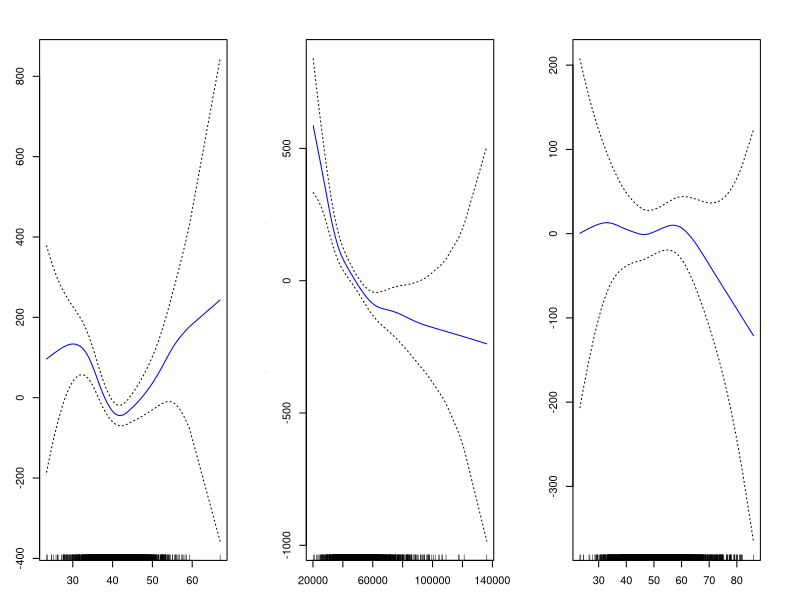

Recreate this plot in R. (Note: this script raises an error after producing the figure.)
setwd(dirname(rstudioapi::getActiveDocumentContext()$path))
library(gam)

# Read data with predictors and response
covid_data <- read.csv("./data/final_data.csv", header = TRUE, sep= ",")

#dimensions of final data
dim(covid_data)

# Creating data frame with model predictors
data <- covid_data[, c("Population_Count_2019", "Median_Age", "Median_Household_Income", "Covid_Infection_Rate")]
data$MaskUsage <- covid_data$RARELY + covid_data$FREQUENTLY + covid_data$ALWAYS
data$Education <- covid_data$bachelor_degree + covid_data$associate_degree

lm.fit <- lm(Covid_Infection_Rate ~ ., data=data)
summary(lm.fit)


gam2 <- gam(Covid_Infection_Rate ~ s(Median_Age, 4) + s(Median_Household_Income, 5) + s(Education, 3), data=data)

par(mfrow=c(1,3))
par(mar=c(3,3,3,3))
plot(gam2, se=TRUE, col="blue")

plot.gam(gam2)
gam2

summary(gam2)
